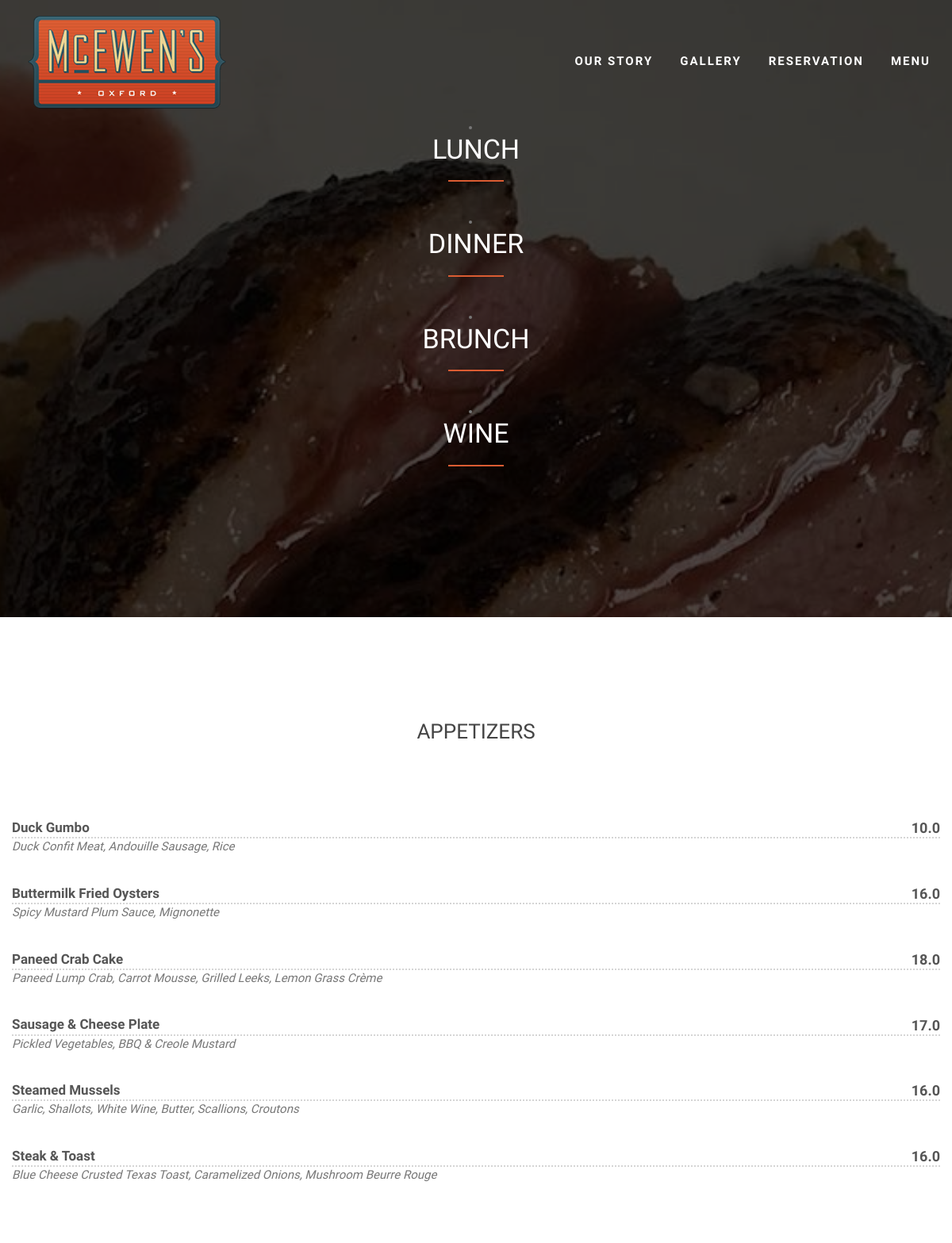
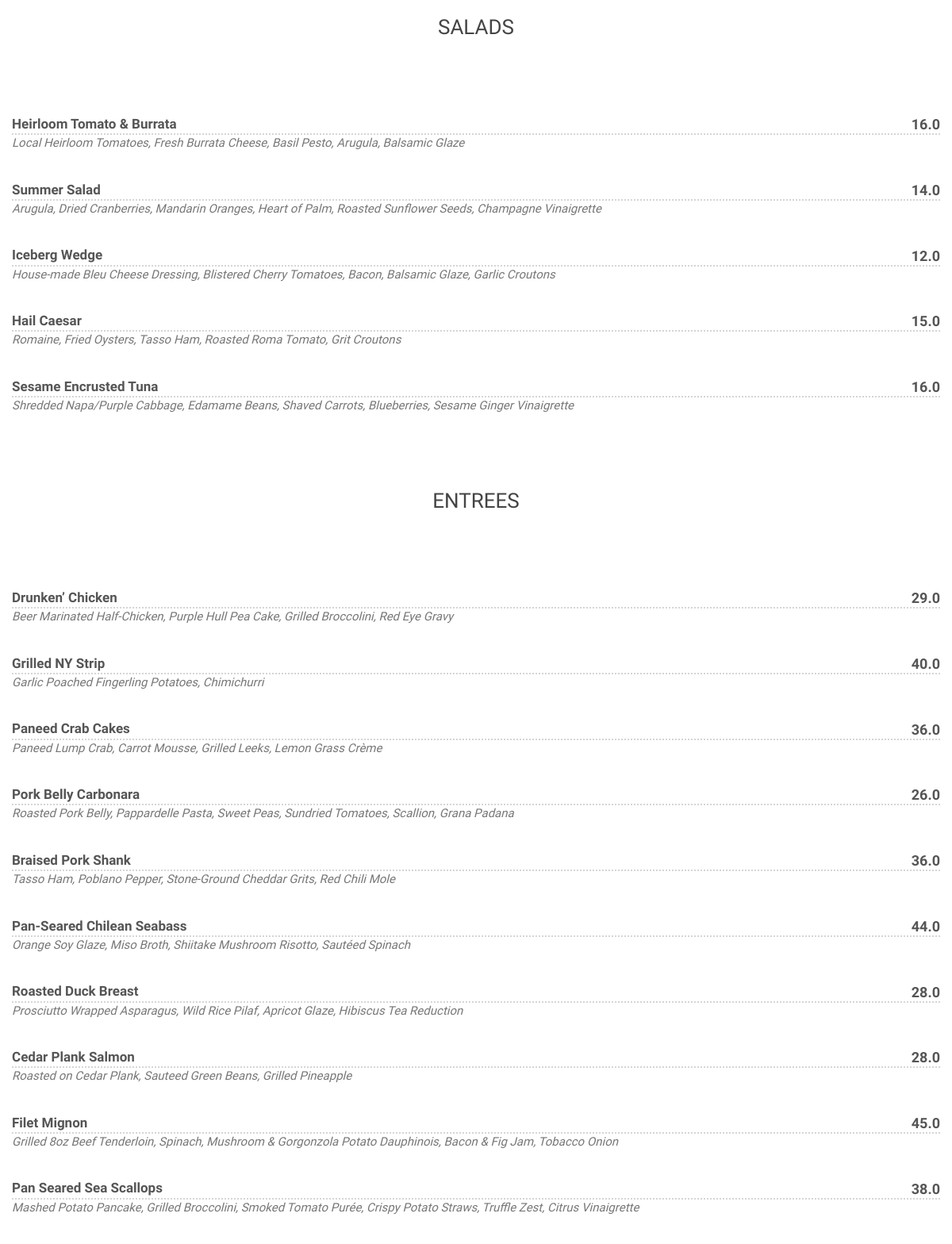
Screenshot of /dinner/ with the database file from the repository (2 pictures, top to bottom).
### mcewens/models.py (models this page shows)
class MenuItem(models.Model):
    name = models.CharField(max_length=50)
    CATEGORY_CHOICES = (
        ("Brunch", "Brunch"),
        ("Lunch", "Lunch"),
        ("Dinner", "Dinner"),
        ("Wine and Cocktails", "Wine and Cocktails"),
    )
    category = models.CharField(choices=CATEGORY_CHOICES, max_length=50)
    TYPE_CHOICES = (
        ("Appetizers", "Appetizers"),
        ("Salads", "Salads"),
        ("Entrees", "Entrees"),
        ("Sandwiches", "Sandwiches"),
        ("Desserts", "Desserts"),
        ("Wine", "Wine"),
        ("Cocktails", "Cocktails"),
    )
    item_type = models.CharField(choices=TYPE_CHOICES, max_length=50, blank=True)
    description = models.TextField(max_length=200, blank=True)
    price = models.FloatField()
    CURRENT_CHOICES = (
        (1, "On menu"),
        (0, "Not on menu"),
    )
    current = models.IntegerField(default=1, choices=CURRENT_CHOICES)
    class Meta:
        unique_together = ("name", "category")

### mcewens/views.py (the view)
# urls.py: path("dinner/", dinner_view, name="dinner"),
def dinner_view(request):
    TYPES = ("Appetizers", "Salads", "Entrees")
    dinner_item = get_current_by_category("Dinner").values()
    return render(request, "dinner.html", {"types": TYPES, "items": dinner_item})

### mcewens/models.py (called while the page is built)
def get_current_by_category(cat):
    return MenuItem.objects.filter(category=cat, current=1)

### mcewens/templates/dinner.html (shortened to what this page needs)
{% extends 'index.html' %} {% block content%}
<div id="restaurant-menu-dinner">
  <div class="section-title text-center center">
    <div class="overlay">
      <li>
        <a id="lunch-link" href="{% url 'lunch' %}" class="page-scroll">
          <h2>Lunch</h2>
        </a>
      </li>
      <hr />
      <li>
        <a id="dinner-link" href="{% url 'dinner' %}" class="page-scroll">
          <h2>Dinner</h2>
        </a>
      </li>
      <hr />
      <li>
        <a id="brunch-link" href="{% url 'brunch' %}" class="page-scroll">
          <h2>Brunch</h2>
        </a>
      </li>
      <hr />
      <li>
        <a id="wine-link" href="{% url 'wine' %}" class="page-scroll">
          <h2>Wine</h2>
        </a>
      </li>
      <hr />
    </div>
  </div>
  <div class="container">
    <div class="row">
   {% for type in types %}
      <div class="container">
        <div class="row">
           <div class="overlay">
            <h2 class="menu-section-title">{{ type }}</h2>
            <div class="overlay">
              <div class="container">
                <div class="row">
                    {% for item in items %} {% if item.item_type == type %}
                    <div class="menu-item">
                      <div class="menu-item-name">{{ item.name }}</div>
                      <div class="menu-item-price">{{ item.price }}</div>
                      <div class="menu-item-description">{{ item.description }}</div>
                    </div>
                    {% endif %} {% endfor %} {% endfor %}
                  </div>
                  {% endblock content%}

### mcewens/static/css/style.css (style rules this page uses)
body, html { font-family: 'Raleway', sans-serif; text-rendering: optimizeLegibility !important; -webkit-font-smoothing: antialiased !important; color: #777; font-weight: 300; width: 100% !important; height: 100% !important; }
h2 { margin-bottom: 20px; margin: 0 0 20px 0; font-weight: 500; font-size: 34px; color: #333; text-transform: uppercase; }
a { color: #DB5C32; }
hr { height: 2px; width: 70px; text-align: center; position: relative; background: #DB5C32; margin: 0; margin-bottom: 40px; border: 0; }
.section-title { margin-bottom: 70px; }
.section-title .overlay { padding: 150px 0; background: rgba(0, 0, 0, 0.7); }
.section-title hr { margin: 0 auto; margin-bottom: 40px; }
#restaurant-menu-dinner .section-title { background: #444 url(../img/duck.jpg) center center no-repeat fixed; background-size: cover; }
#restaurant-menu-dinner .section-title h2 { color: #fff; }
#restaurant-menu-dinner .menu-section-title { font-size: 26px; display: block; font-weight: 500; color: #444; margin: 60px 0; text-align: center; }
#restaurant-menu-dinner .menu-item { margin: 35px 0; font-size: 18px; }
#restaurant-menu-dinner .menu-item-name { font-weight: 600; font-size: 17px; color: #555; border-bottom: 2px dotted rgb(213, 213, 213); }
#restaurant-menu-dinner .menu-item-description { font-style: italic; font-size: 15px; }
#restaurant-menu-dinner .menu-item-price { float: right; font-weight: 600; color: #555; margin-top: -26px; }

### rows the page displays
MenuItem: name "Duck Gumbo", price "10.0", description "Duck Confit Meat, Andouille Sausage, Rice"
MenuItem: name "Buttermilk Fried Oysters", price "16.0", description "Spicy Mustard Plum Sauce, Mignonette"
MenuItem: name "Paneed Crab Cake", price "18.0", description "Paneed Lump Crab, Carrot Mousse, Grilled Leeks, Lemon Grass Crème"
MenuItem: name "Sausage & Cheese Plate", price "17.0", description "Pickled Vegetables, BBQ & Creole Mustard"
MenuItem: name "Steamed Mussels", price "16.0", description "Garlic, Shallots, White Wine, Butter, Scallions, Croutons"
MenuItem: name "Steak & Toast", price "16.0", description "Blue Cheese Crusted Texas Toast, Caramelized Onions, Mushroom Beurre Rouge"
MenuItem: name "Heirloom Tomato & Burrata", price "16.0", description "Local Heirloom Tomatoes, Fresh Burrata Cheese, Basil Pesto, Arugula, Balsamic Glaze"
MenuItem: name "Summer Salad", price "14.0", description "Arugula, Dried Cranberries, Mandarin Oranges, Heart of Palm, Roasted Sunflower Seeds, Champagne Vinaigrette"
MenuItem: name "Iceberg Wedge", price "12.0", description "House-made Bleu Cheese Dressing, Blistered Cherry Tomatoes, Bacon, Balsamic Glaze, Garlic Croutons"
MenuItem: name "Hail Caesar", price "15.0", description "Romaine, Fried Oysters, Tasso Ham, Roasted Roma Tomato, Grit Croutons"
MenuItem: name "Sesame Encrusted Tuna", price "16.0", description "Shredded Napa/Purple Cabbage, Edamame Beans, Shaved Carrots, Blueberries, Sesame Ginger Vinaigrette"
MenuItem: name "Drunken’ Chicken", price "29.0", description "Beer Marinated Half-Chicken, Purple Hull Pea Cake, Grilled Broccolini, Red Eye Gravy"
MenuItem: name "Grilled NY Strip", price "40.0", description "Garlic Poached Fingerling Potatoes, Chimichurri"
MenuItem: name "Paneed Crab Cakes", price "36.0", description "Paneed Lump Crab, Carrot Mousse, Grilled Leeks, Lemon Grass Crème"
MenuItem: name "Pork Belly Carbonara", price "26.0", description "Roasted Pork Belly, Pappardelle Pasta, Sweet Peas, Sundried Tomatoes, Scallion, Grana Padana"
MenuItem: name "Braised Pork Shank", price "36.0", description "Tasso Ham, Poblano Pepper, Stone-Ground Cheddar Grits, Red Chili Mole"
MenuItem: name "Pan-Seared Chilean Seabass", price "44.0", description "Orange Soy Glaze, Miso Broth, Shiitake Mushroom Risotto, Sautéed Spinach"
MenuItem: name "Roasted Duck Breast", price "28.0", description "Prosciutto Wrapped Asparagus, Wild Rice Pilaf, Apricot Glaze, Hibiscus Tea Reduction"
MenuItem: name "Cedar Plank Salmon", price "28.0", description "Roasted on Cedar Plank, Sauteed Green Beans, Grilled Pineapple"
MenuItem: name "Filet Mignon", price "45.0", description "Grilled 8oz Beef Tenderloin, Spinach, Mushroom & Gorgonzola Potato Dauphinois, Bacon & Fig Jam, Tobacco Onion"
MenuItem: name "Pan Seared Sea Scallops", price "38.0", description "Mashed Potato Pancake, Grilled Broccolini, Smoked Tomato Purée, Crispy Potato Straws, Truffle Zest, Citrus Vinaigrette"

### other values shown
{{ type }} "APPETIZERS" "SALADS" "ENTREES"
